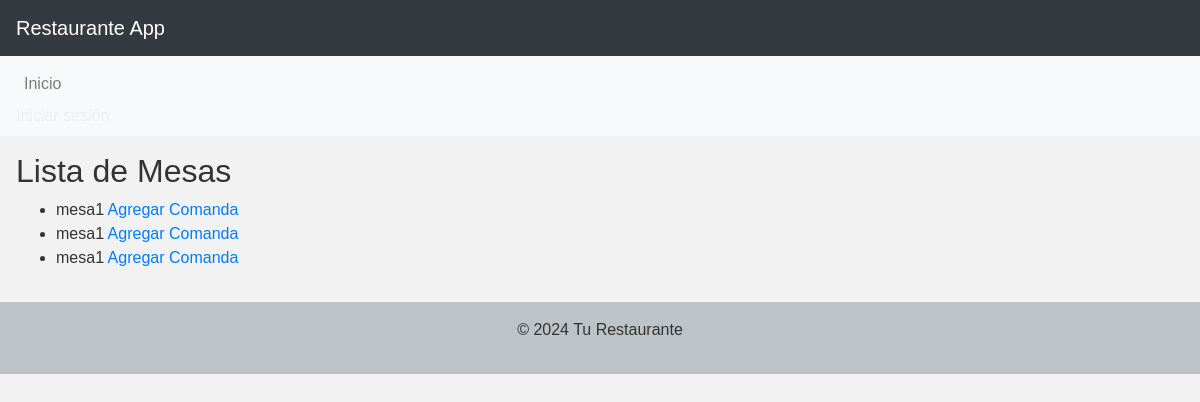
The app's page /lista_mesas/, older data.
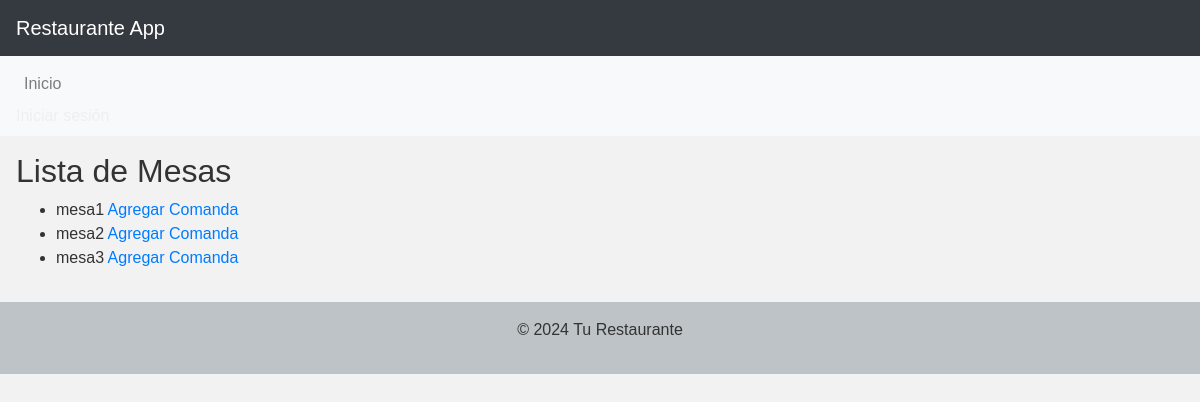
The same page, newer data.
### restaurante_app/models.py (models this page shows, shortened)
class Mesa(models.Model):
    nombre = models.CharField(max_length=100)
    abierta = models.BooleanField(default=False)
    cliente_nombre = models.CharField(max_length=100, blank=True, null=True)
    cliente_identificacion = models.CharField(max_length=20, blank=True, null=True)
    total_diario = models.DecimalField(max_digits=10, decimal_places=2, default=0)

### restaurante_app/views.py (the view)
# urls.py: path('lista_mesas/', views.lista_mesas, name='lista_mesas'),
def lista_mesas(request):
    mesas = Mesa.objects.all()
    return render(request, 'restaurante_app/lista_mesas.html', {'mesas': mesas})

### restaurante_app/templates/restaurante_app/lista_mesas.html
{% extends 'base.html' %}
{% block content %}
    <h2>Lista de Mesas</h2>
    <ul>
        {% for mesa in mesas %}
            <li>
                {{ mesa.nombre }}
                <a href="{% url 'agregar_comanda' mesa_id=mesa.id %}">Agregar Comanda</a>
            </li>
        {% endfor %}
    </ul>
{% endblock %}

Row changes from the older to the newer data that the page shows:
removed Mesa: nombre "mesa1"
removed Mesa: nombre "mesa1"
added Mesa: nombre "mesa2"
added Mesa: nombre "mesa3"
